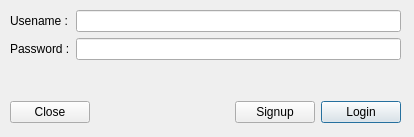
<?xml version="1.0" encoding="UTF-8"?>
<ui version="4.0">
 <class>LoginDialog</class>
 <widget class="QDialog" name="LoginDialog">
  <property name="geometry">
   <rect>
    <x>0</x>
    <y>0</y>
    <width>414</width>
    <height>137</height>
   </rect>
  </property>
  <property name="windowTitle">
   <string>Dialog</string>
  </property>
  <widget class="QWidget" name="">
   <property name="geometry">
    <rect>
     <x>10</x>
     <y>10</y>
     <width>391</width>
     <height>113</height>
    </rect>
   </property>
   <layout class="QVBoxLayout" name="verticalLayout_3">
    <item>
     <layout class="QHBoxLayout" name="horizontalLayout">
      <item>
       <layout class="QVBoxLayout" name="verticalLayout">
        <item>
         <widget class="QLabel" name="usenameLabel">
          <property name="text">
           <string>Usename :</string>
          </property>
         </widget>
        </item>
        <item>
         <widget class="QLabel" name="passwordLabel">
          <property name="text">
           <string>Password :</string>
          </property>
         </widget>
        </item>
       </layout>
      </item>
      <item>
       <layout class="QVBoxLayout" name="verticalLayout_2">
        <item>
         <widget class="QLineEdit" name="usernameLineEdit">
          <property name="focusPolicy">
           <enum>Qt::StrongFocus</enum>
          </property>
         </widget>
        </item>
        <item>
         <widget class="QLineEdit" name="passwordLineEdit"/>
        </item>
       </layout>
      </item>
     </layout>
    </item>
    <item>
     <spacer name="verticalSpacer">
      <property name="orientation">
       <enum>Qt::Vertical</enum>
      </property>
      <property name="sizeHint" stdset="0">
       <size>
        <width>20</width>
        <height>18</height>
       </size>
      </property>
     </spacer>
    </item>
    <item>
     <layout class="QHBoxLayout" name="horizontalLayout_2">
      <item>
       <widget class="QPushButton" name="closePushButton">
        <property name="text">
         <string>Close</string>
        </property>
       </widget>
      </item>
      <item>
       <spacer name="horizontalSpacer">
        <property name="orientation">
         <enum>Qt::Horizontal</enum>
        </property>
        <property name="sizeHint" stdset="0">
         <size>
          <width>40</width>
          <height>20</height>
         </size>
        </property>
       </spacer>
      </item>
      <item>
       <widget class="QPushButton" name="signupPushButton">
        <property name="text">
         <string>Signup</string>
        </property>
       </widget>
      </item>
      <item>
       <widget class="QPushButton" name="loginPushButton">
        <property name="text">
         <string>Login</string>
        </property>
        <property name="default">
         <bool>true</bool>
        </property>
       </widget>
      </item>
     </layout>
    </item>
   </layout>
  </widget>
  <zorder>usernameLineEdit</zorder>
  <zorder>usenameLabel</zorder>
  <zorder>passwordLabel</zorder>
  <zorder>passwordLineEdit</zorder>
  <zorder>loginPushButton</zorder>
  <zorder>signupPushButton</zorder>
  <zorder>horizontalSpacer</zorder>
  <zorder>verticalSpacer</zorder>
  <zorder>signupPushButton</zorder>
 </widget>
 <tabstops>
  <tabstop>usernameLineEdit</tabstop>
  <tabstop>passwordLineEdit</tabstop>
  <tabstop>loginPushButton</tabstop>
  <tabstop>signupPushButton</tabstop>
  <tabstop>closePushButton</tabstop>
 </tabstops>
 <resources/>
 <connections>
  <connection>
   <sender>usernameLineEdit</sender>
   <signal>returnPressed()</signal>
   <receiver>passwordLineEdit</receiver>
   <slot>setFocus()</slot>
   <hints>
    <hint type="sourcelabel">
     <x>256</x>
     <y>33</y>
    </hint>
    <hint type="destinationlabel">
     <x>326</x>
     <y>48</y>
    </hint>
   </hints>
  </connection>
 </connections>
 <slots>
  <signal>exit()</signal>
  <slot>loginButtonPressed()</slot>
 </slots>
</ui>
